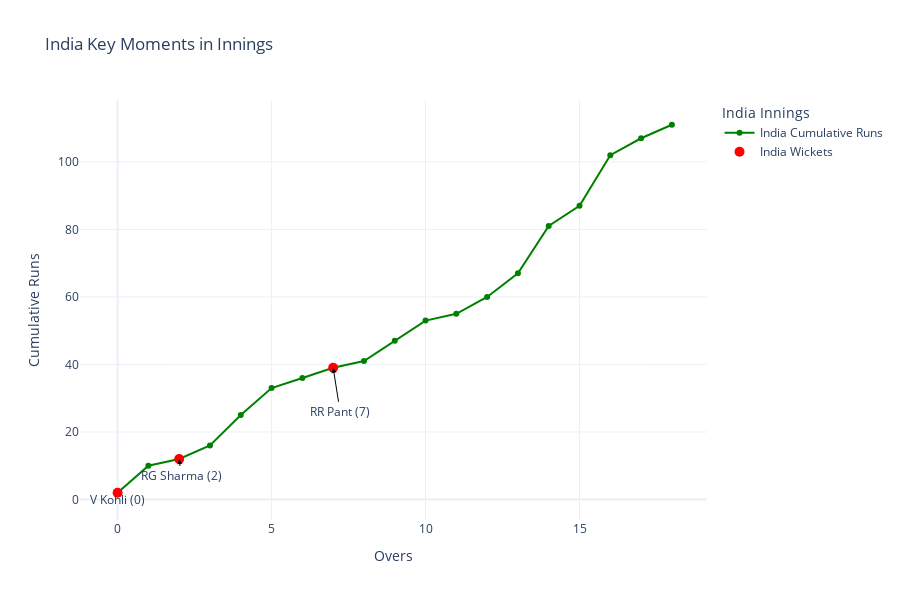

Source (notebook cell):
### Code cell
#Now, let’s have a look at the key moments for India
india_cumulative_runs = data[data['team'] == 'India'].groupby('over')['runs_total'].sum().cumsum()
india_wickets_fall = data[(data['team'] == 'India') & data['wickets_0_player_out'].notna()].groupby('over').size().cumsum()
india_key_moments = data[(data['team'] == 'India') & data['wickets_0_player_out'].notna()].reset_index()

fig = go.Figure()

fig.add_trace(go.Scatter(
    x=india_cumulative_runs.index,
    y=india_cumulative_runs.values,
    mode='lines+markers',
    name='India Cumulative Runs',
    line=dict(color='green')
))

fig.add_trace(go.Scatter(
    x=india_wickets_fall.index,
    y=india_cumulative_runs.loc[india_wickets_fall.index],
    mode='markers',
    name='India Wickets',
    marker=dict(color='red', size=10)
))

for _, row in india_key_moments.iterrows():
    fig.add_annotation(
        x=row['over'],
        y=india_cumulative_runs.loc[row['over']],
        text=f"{row['batter']} ({row['over']})",
        showarrow=True,
        arrowhead=2,
        ax=row['over'],
        ay=india_cumulative_runs.loc[row['over']] + 5,
        arrowcolor='black'
    )

fig.update_layout(
    title='India Key Moments in Innings',
    xaxis_title='Overs',
    yaxis_title='Cumulative Runs',
    template='plotly_white',
    legend_title='India Innings',
    autosize=False,
    width=900,
    height=600
)

fig.show()

### Figure 1 — Plotly figure (JSON) as saved in the notebook; plotly's stock layout.template omitted (floating-point values rounded to 4 significant figures)
{"data": [{"line": {"color": "green"}, "mode": "lines+markers", "name": "India Cumulative Runs", "type": "scatter", "x": [0, 1, 2, 3, 4, 5, 6, 7, 8, 9, 10, 11, 12, 13, 14, 15, 16, 17, 18], "y": [2, 10, 12, 16, 25, 33, 36, 39, 41, 47, 53, 55, 60, 67, 81, 87, 102, 107, 111]}, {"marker": {"color": "red", "size": 10}, "mode": "markers", "name": "India Wickets", "type": "scatter", "x": [0, 2, 7], "y": [2, 12, 39]}], "layout": {"annotations": [{"arrowcolor": "black", "arrowhead": 2, "ax": 0, "ay": 7, "showarrow": true, "text": "V Kohli (0)", "x": 0, "y": 2}, {"arrowcolor": "black", "arrowhead": 2, "ax": 2, "ay": 17, "showarrow": true, "text": "RG Sharma (2)", "x": 2, "y": 12}, {"arrowcolor": "black", "arrowhead": 2, "ax": 7, "ay": 44, "showarrow": true, "text": "RR Pant (7)", "x": 7, "y": 39}], "autosize": false, "height": 600, "legend": {"title": {"text": "India Innings"}}, "title": {"text": "India Key Moments in Innings"}, "width": 900, "xaxis": {"title": {"text": "Overs"}}, "yaxis": {"title": {"text": "Cumulative Runs"}}}}
